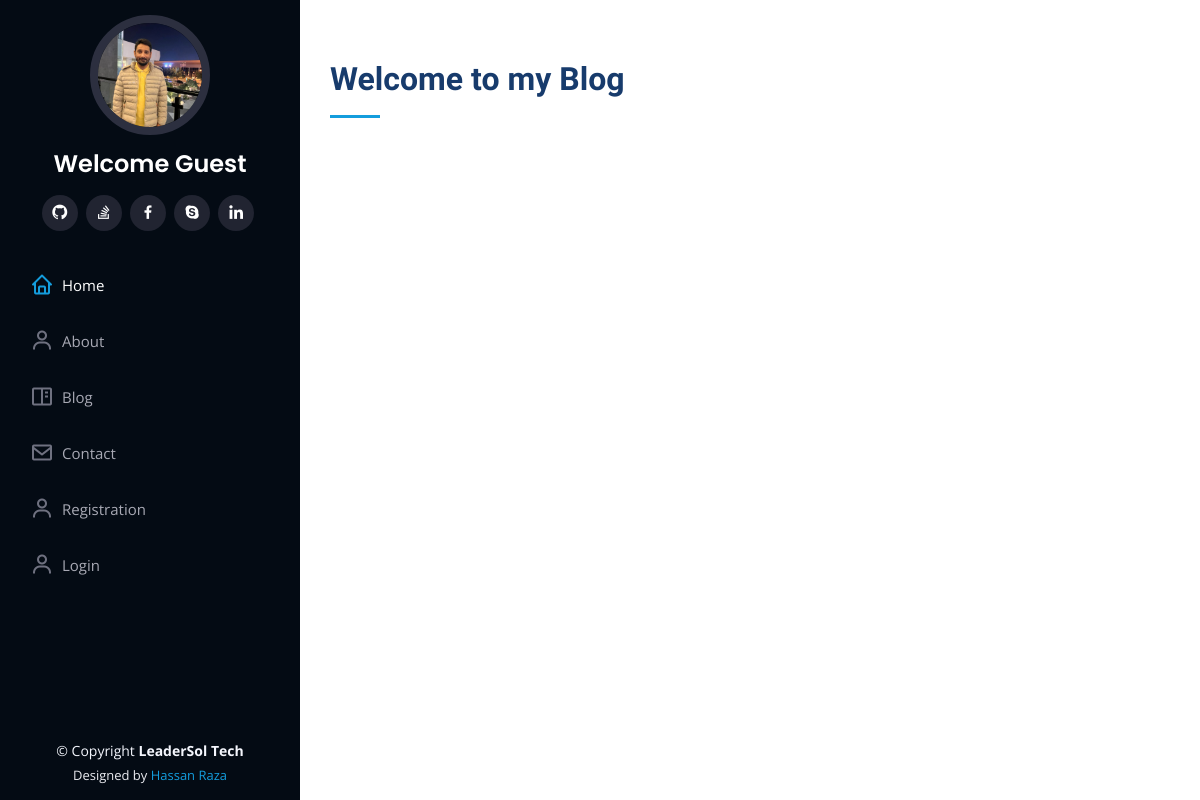
/blog, run on an earlier commit of the app's database.
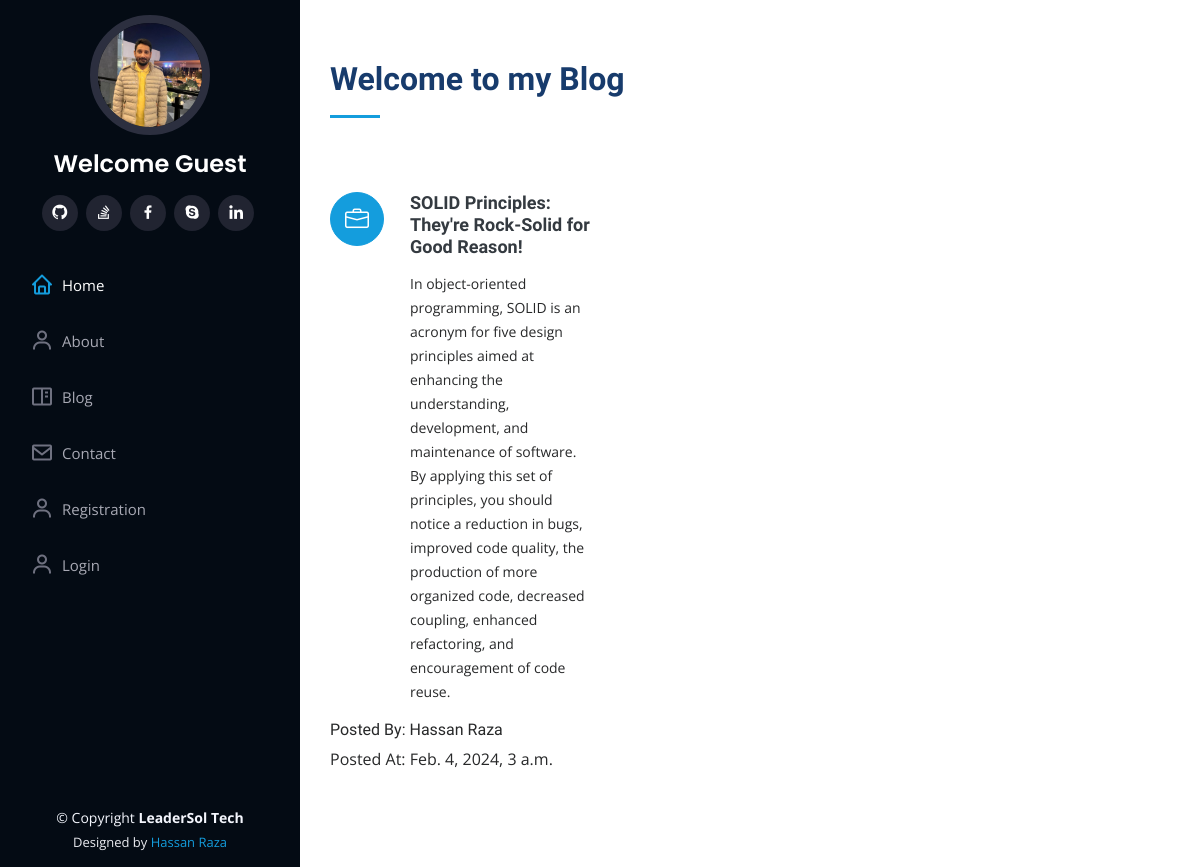
And on a later commit of the database.
### portfolio/models.py (models this page shows, shortened)
class Blogs(models.Model):
    title = models.CharField(max_length=60)
    description = models.TextField()
    authname = models.CharField(max_length=12)
    img = models.ImageField(upload_to='block', blank=True, null=True)
    timestamp = models.DateTimeField(auto_now_add=True, blank=True)

### portfolio/views.py (the view)
# urls.py: path('blog', views.blog, name='handleblog.html'),
def blog(request):
    posts=Blogs.objects.all()
    context={"posts": posts}
    return render(request, 'handleblog.html', context)

### templates/handleblog.html (shortened to what this page needs)
{% extends 'basic.html' %}
{% block body %}
    <section id="services" class="services">
      <div class="container">
        <div class="section-title">
          <h2>Welcome to my Blog</h2>
        </div>
        <div class="row">
        {% for post in posts reversed %}
          <div class="col-lg-4 col-md-6 icon-box" data-aos="fade-up">
              <br/>
            <div class="icon"><i class="bi bi-briefcase"></i></div>
            <h4 class="title"><a href="">{{post.title}}</a></h4>
            <p class="description">{{post.description}}</p>
              <h6>Posted By: {{post.authname}}</h6>
              <p>Posted At: {{post.timestamp}}</p>
          </div>
        {% endfor %}
        </div>
      </div>
    </section>
{% endblock body %}

### templates/basic.html (shortened to what this page needs)
{% load static %}
<!DOCTYPE html>
<html lang="en">
<head>
  <link href="{% static 'assets/vendor/aos/aos.css' %}" rel="stylesheet">
  <link href="{% static 'assets/vendor/bootstrap/css/bootstrap.min.css' %}" rel="stylesheet">
  <link href="{% static 'assets/vendor/bootstrap-icons/bootstrap-icons.css' %}" rel="stylesheet">
  <link href="{% static 'assets/vendor/boxicons/css/boxicons.min.css' %}" rel="stylesheet">
  <link href="{% static 'assets/vendor/glightbox/css/glightbox.min.css' %}" rel="stylesheet">
  <link href="{% static 'assets/vendor/swiper/swiper-bundle.min.css' %}" rel="stylesheet">
  <link href="{% static 'assets/css/style.css' %}" rel="stylesheet">
</head>
<body>
  <header id="header">
    <div class="d-flex flex-column">
      <div class="profile">
        <img src="{% static 'assets/img/profile-img.jpg' %}" alt="" class="img-fluid rounded-circle">
        <h1 class="text-light"><a href="#">Welcome {% if not request.user.is_authenticated %} Guest {% else %} {{user.first_name}} {% endif %}</a></h1>
        <div class="social-links mt-3 text-center">
          <a href="https://github.com/hassanuos" class="github" target="_blank"><i class='bx bxl-github'></i></a>
          <a href="https://stackoverflow.com/users/4456906/hassan-raza" class="stack-overflow" target="_blank"><i class='bx bxl-stack-overflow'></i></a>
          <a href="https://www.facebook.com/hassan.softengr" class="facebook" target="_blank"><i class="bx bxl-facebook"></i></a>
          <a href="#" class="google-plus" data-bs-container="body" data-bs-toggle="popover" data-bs-placement="top" data-bs-content="Top popover"><i class="bx bxl-skype"></i></a>
          <a href="https://www.linkedin.com/in/hassan-raza-368311b3/" class="linkedin" target="_blank"><i class="bx bxl-linkedin"></i></a>
        </div>
      </div>
      <nav id="navbar" class="nav-menu navbar">
        <ul>
          <li><a href="/" class="nav-link scrollto active"><i class="bx bx-home"></i> <span>Home</span></a></li>
          <li><a href="/about" class="nav-link scrollto"><i class="bx bx-user"></i> <span>About</span></a></li>
          <li><a href="/blog" class="nav-link scrollto"><i class="bx bx-book-content"></i> <span>Blog</span></a></li>
          <li><a href="/contact" class="nav-link scrollto"><i class="bx bx-envelope"></i> <span>Contact</span></a></li>
          {% if not request.user.is_authenticated %}
            <li><a href="/auth/signup" class="nav-link scrollto"><i class="bx bx-user"></i> <span>Registration</span></a></li>
            <li><a href="/auth/login" class="nav-link scrollto"><i class="bx bx-user"></i> <span>Login</span></a></li>
          {% else %}
            <li><a href="/auth/logout" class="nav-link scrollto"><i class="bx bx-user"></i> <span>Logout</span></a></li>
          {% endif %}
        </ul>
      </nav>
    </div>
  </header>
  <main id="main">
    {% block body %}
    {% endblock body %}
  </main>
  <footer id="footer">
    <div class="container">
      <div class="copyright">
        &copy; Copyright <strong><span>LeaderSol Tech</span></strong>
      </div>
      <div class="credits">
        Designed by <a href="#">Hassan Raza</a>
      </div>
    </div>
  </footer>
</body>
</html>

### static/assets/css/style.css (style rules this page uses)
body { font-family: "Open Sans", sans-serif; color: #272829; }
a { color: #149ddd; text-decoration: none; }
h1, h2, h3, h4, h5, h6 { font-family: "Raleway", sans-serif; }
#header { position: fixed; top: 0; left: 0; bottom: 0; width: 300px; transition: all ease-in-out 0.5s; z-index: 9997; transition: all 0.5s; padding: 0 15px; background: #040b14; overflow-y: auto; }
#header .profile img { margin: 15px auto; display: block; width: 120px; border: 8px solid #2c2f3f; }
#header .profile h1 { font-size: 24px; margin: 0; padding: 0; font-weight: 600; -moz-text-align-last: center; text-align-last: center; font-family: "Poppins", sans-serif; }
#header .profile h1 a, #header .profile h1 a:hover { color: #fff; text-decoration: none; }
#header .profile .social-links a { font-size: 18px; display: inline-block; background: #212431; color: #fff; line-height: 1; padding: 8px 0; margin-right: 4px; border-radius: 50%; text-align: center; width: 36px; height: 36px; transition: 0.3s; }
#main { margin-left: 300px; }
.container, .container-fluid { padding-left: 30px; padding-right: 30px; }
.nav-menu { padding: 30px 0 0 0; }
.nav-menu * { margin: 0; padding: 0; list-style: none; }
.nav-menu>ul>li { position: relative; white-space: nowrap; }
.nav-menu a, .nav-menu a:focus { display: flex; align-items: center; color: #a8a9b4; padding: 12px 15px; margin-bottom: 8px; transition: 0.3s; font-size: 15px; }
.nav-menu a i, .nav-menu a:focus i { font-size: 24px; padding-right: 8px; color: #6f7180; }
.nav-menu a:hover, .nav-menu .active, .nav-menu .active:focus, .nav-menu li:hover>a { text-decoration: none; color: #fff; }
.nav-menu a:hover i, .nav-menu .active i, .nav-menu .active:focus i, .nav-menu li:hover>a i { color: #149ddd; }
section { padding: 60px 0; overflow: hidden; }
.section-title { padding-bottom: 30px; }
.section-title h2 { font-size: 32px; font-weight: bold; margin-bottom: 20px; padding-bottom: 20px; position: relative; color: #173b6c; }
.section-title h2::after { content: ""; position: absolute; display: block; width: 50px; height: 3px; background: #149ddd; bottom: 0; left: 0; }
.services .icon-box { margin-bottom: 20px; }
.services .icon { float: left; display: flex; align-items: center; justify-content: center; width: 54px; height: 54px; background: #149ddd; border-radius: 50%; transition: 0.5s; border: 1px solid #149ddd; }
.services .icon i { color: #fff; font-size: 24px; line-height: 0; }
.services .title { margin-left: 80px; font-weight: 700; margin-bottom: 15px; font-size: 18px; }
.services .title a { color: #343a40; }
.services .description { margin-left: 80px; line-height: 24px; font-size: 14px; }
#footer { padding: 15px; color: #f4f6fd; font-size: 14px; position: fixed; left: 0; bottom: 0; width: 300px; z-index: 9999; background: #040b14; }
#footer .copyright { text-align: center; }
#footer .credits { padding-top: 5px; text-align: center; font-size: 13px; color: #eaebf0; }

What changed in the data, as far as the page shows it:
added Blogs: title "SOLID Principles: They're Rock-Solid for Good Reason!", description "In object-oriented programming, SOLID is an acronym for five design principles aimed at enhancing the understanding, development, and maintenance of software. By applying this set of principles, you should notice a reduction in bugs, improved code quality, the production of more organized code, decreased coupling, enhanced refactoring, and encouragement of code reuse.", authname "Hassan Raza", timestamp "Feb. 4, 2024, 3 a.m."
